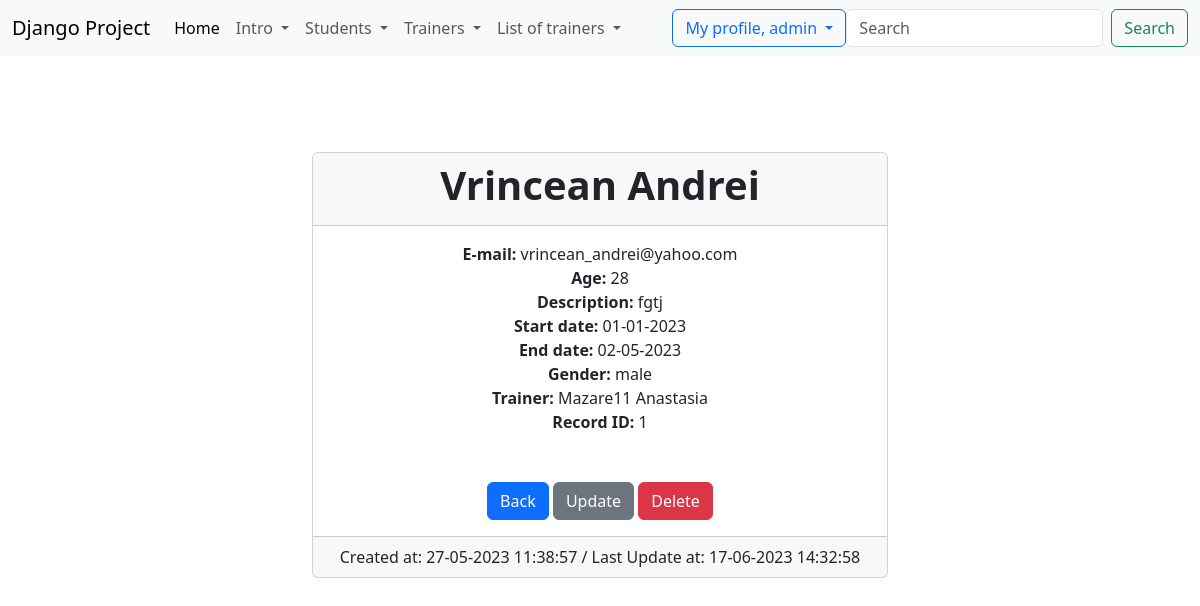
/student_details/1/ (signed in), run on the app's committed database.
### student/models.py (models this page shows)
class Student(models.Model):
    gender_options = [('male', 'Male'), ('female', 'Female')]
    first_name = models.CharField(max_length=30)
    last_name = models.CharField(max_length=30)
    age = models.IntegerField()
    email = models.EmailField(max_length=50)
    description = models.TextField(max_length=300)
    start_date = models.DateField()
    end_date = models.DateField()
    active = models.BooleanField(default=True)
    gender = models.CharField(choices=gender_options, max_length=6)
    trainer = models.ForeignKey(Trainer, on_delete=models.CASCADE, null=True)
    created_at = models.DateTimeField(auto_now_add=True)  # auto-now_add salveaza data si ora de creere
    updated_at = models.DateTimeField(auto_now=True)  # auto_now salveaza data ora cand se modifica intrarea
    def __str__(self):
        return f"{self.first_name} {self.last_name}"

### trainer/models.py (models this page shows)
class Trainer(models.Model):
    dep_options = [('bck', 'Backend'), ('frt', 'Frontend'), ('ntw', 'Network')]
    first_name = models.CharField(max_length=20)
    last_name = models.CharField(max_length=20)
    course = models.CharField(max_length=40)
    email = models.EmailField(max_length=50)
    department = models.CharField(choices=dep_options, max_length=6)
    active = models.BooleanField(default=True)
    profile = models.ImageField(upload_to='profiles/', null=True, blank=True)
    file = models.FileField(upload_to='files/', null=True, blank=True)
    created_at = models.DateTimeField(auto_now_add=True)  # auto-now_add salveaza data si ora de creere
    updated_at = models.DateTimeField(auto_now=True)  # auto_now salveaza data ora cand se modifica intrarea
    def __str__(self):
        return f"{self.first_name} {self.last_name}"

### student/views.py (the view)
# urls.py: path('student_details/<int:pk>/', views.StudentDetailsView.as_view(), name='student-details'),
class StudentDetailsView(LoginRequiredMixin, PermissionRequiredMixin, DetailView):
    template_name = 'student/student_details.html'
    model = Student
    success_url = reverse_lazy('list-of-students')
    permission_required = 'student.view_student'

### djangoProject/context_processors.py (called while the page is built)
def get_all_trainers(request):
    return {
        'trainers': Trainer.objects.all()
    }

def get_all_students(request):
    return {
        'students': Student.objects.all()
    }

### templates/student/student_details.html (shortened to what this page needs)
{% extends 'base.html' %}
{% block content %}
    <br><br><br>
    <div class="container-fluid">
        <div class="row">
            <div class="col-md-6 offset-md-3">
                <div class="card text-center">
                    <div class="card-header">
                        <h1>
                            <strong>
                                {{ student.first_name }} {{ student.last_name }}
                            </strong>
                        </h1>
                    </div>
                    <div class="card-body">
                        <p class="card-text">
                            <strong>E-mail: </strong>{{ student.email }}<br/>
                            <strong>Age: </strong>{{ student.age }}<br/>
                            <strong>Description: </strong>{{ student.description }}<br/>
                            <strong>Start date: </strong>{{ student.start_date|date:"d-m-Y" }}<br/>
                            <strong>End date: </strong>{{ student.end_date|date:"d-m-Y" }}<br/>
                            <strong>Gender: </strong>{{ student.gender }}<br/>
                            <strong>Trainer: </strong>{{ student.trainer }}<br/>
                            <strong>Record ID: </strong>{{ student.id }}<br/>
                            <br><br>
                            <a href="{% url 'list-of-students' %}" class="btn btn-primary">Back</a>
                            {% if perms.student.change_student %}
                                <a href="{% url 'update-student' student.id %}" class="btn btn-secondary">Update</a>
                            {% endif %}
                            {% if perms.student.delete_student %}
                                <a href="{% url 'delete-student' student.id %}" class="btn btn-danger">Delete</a>
                            {% endif %}
                        </p>
                    </div>
                    <div class="card-footer text-center">
                        Created at: {{ student.created_at|date:"d-m-Y H:i:s" }} / Last Update
                        at: {{ student.updated_at|date:"d-m-Y H:i:s" }}
                    </div>
                </div>
            </div>
        </div>
    </div>
{% endblock %}

### templates/navbar.html (shortened to what this page needs)
<nav class="navbar navbar-expand-lg bg-body-tertiary">
    <div class="container-fluid">
        <a class="navbar-brand">Django Project</a>
        <div class="collapse navbar-collapse" id="navbarSupportedContent">
            <ul class="navbar-nav me-auto mb-2 mb-lg-0">
                <li class="nav-item">
                    <a class="nav-link active" aria-current="page" href="{% url 'homepage' %}">Home</a>
                </li>
                {% if user.is_authenticated %}
                    <li class="nav-item dropdown">
                        <a class="nav-link dropdown-toggle" role="button" data-bs-toggle="dropdown"
                           aria-expanded="false">
                            Intro
                        </a>
                    </li>
                    {% if perms.sudent.add_student or perms.student.view_student_list %}
                        <li class="nav-item dropdown">
                            <a class="nav-link dropdown-toggle" role="button" data-bs-toggle="dropdown"
                               aria-expanded="false">
                                Students
                            </a>
                        </li>
                    {% endif %}
                    {% if perms.trainer.add_trainer or perms.trainer.view_list_of_trainers %}
                        <li class="nav-item dropdown">
                            <a class="nav-link dropdown-toggle" role="button" data-bs-toggle="dropdown"
                               aria-expanded="false">
                                Trainers
                            </a>
                        </li>
                    {% endif %}
                         <li class="nav-item dropdown">
                    <a class="nav-link dropdown-toggle" href="#" role="button" data-bs-toggle="dropdown"
                       aria-expanded="false">
                        List of trainers
                    </a>
                </li>
                {% endif %}
            </ul>
            {% if user.is_authenticated %}
                <div class="dropdown">
                    <button class="btn btn-outline-primary dropdown-toggle" type="button" data-bs-toggle="dropdown"
                            aria-expanded="false">
                        My profile, {{ user.username }}
                    </button>
                </div>
                <form class="d-flex" role="search">
                    <input class="form-control me-2" type="search" placeholder="Search" aria-label="Search">
                    <button class="btn btn-outline-success" type="submit">Search</button>
                </form>
                </div>
                </div>
            {% else %}
                <div>
                    <a href="{% url 'login' %}" class="btn btn-outline-success">Login</a>
                    <a href="{% url 'create-user' %}" class="btn btn-outline-success">Sign up</a>
                </div>
            {% endif %}
</nav>

### data on the page
Student: first_name "Vrincean", last_name "Andrei", email "vrincean_andrei@yahoo.com", age "28", description "fgtj", start_date "01-01-2023", end_date "02-05-2023", gender "male", trainer "Mazare11 Anastasia", id "1", created_at "27-05-2023 11:38:57", updated_at "17-06-2023 14:32:58"

### other printed values
{{ user.username }} "admin"
